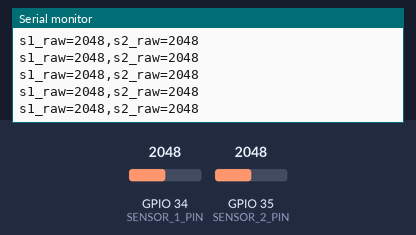
Bench run of a sketch on a simulated ESP32. Shown: the last lines printed to the serial monitor. The test bench sets the inputs (shaded band); at power-on: GPIO 34 (SENSOR_1_PIN) = 2048, GPIO 35 (SENSOR_2_PIN) = 2048 (analog values on the 0–4095 scale).

Above: at 1.7 s.
1.8 s: GPIO 34 (SENSOR_1_PIN) set to 2866
At 2.06 s:
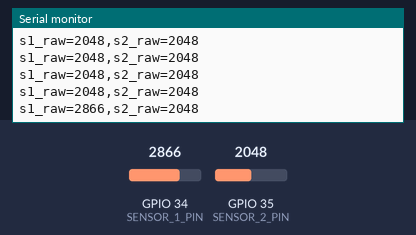
3.3 s: GPIO 35 (SENSOR_2_PIN) set to 2866
At 3.46 s:
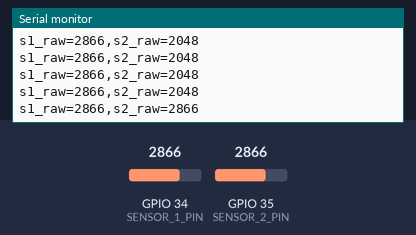
4.8 s: GPIO 34 (SENSOR_1_PIN) set to 3603
At 4.86 s:
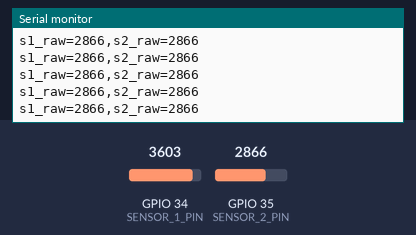
6.3 s: GPIO 35 (SENSOR_2_PIN) set to 3603
At 6.46 s:
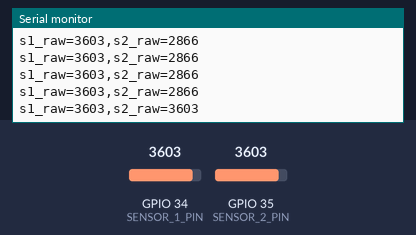
Timing chart, 0 to 8.8 s (numbered marks = the images above; inputs shaded):
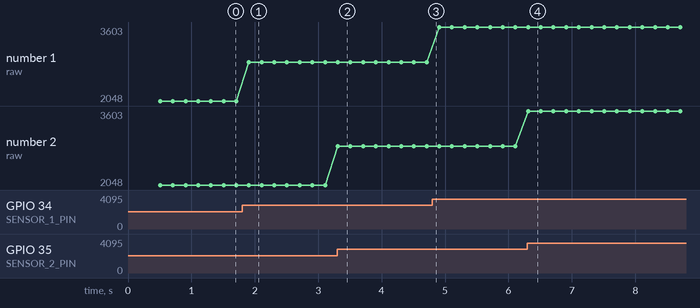

Measured:
- after the input at 1.8 s, the serial monitor: prints a new line after 0.11 s (image 1)
- after the input at 3.3 s, the serial monitor: prints a new line at once (image 2)
- after the input at 6.3 s, the serial monitor: prints a new line at once (image 4)
- plotted number 1: 2048 → 2866 after the input at 1.8 s, 2866 → 3603 after the input at 4.8 s

The sketch:

stage_12_dual_light_sensor_test.ino
```cpp
#include <Arduino.h>

namespace {
constexpr uint8_t SENSOR_1_PIN = 34;
constexpr uint8_t SENSOR_2_PIN = 35;
constexpr uint32_t SERIAL_BAUD_RATE = 115200;
constexpr uint32_t REPORT_INTERVAL_MS = 200;
constexpr uint8_t SAMPLES_PER_REPORT = 16;

uint32_t lastReportMs = 0;

uint32_t readAveragedRaw(uint8_t pin) {
  analogRead(pin);  // Discard the first conversion after switching ADC channels.
  uint32_t sum = 0;
  for (uint8_t i = 0; i < SAMPLES_PER_REPORT; ++i) {
    sum += analogRead(pin);
  }
  return sum / SAMPLES_PER_REPORT;
}
}

void setup() {
  Serial.begin(SERIAL_BAUD_RATE);
  delay(500);

  analogReadResolution(12);
  analogSetPinAttenuation(SENSOR_1_PIN, ADC_11db);
  analogSetPinAttenuation(SENSOR_2_PIN, ADC_11db);

  Serial.println("Stage 12 dual light sensor test boot OK");
  Serial.println("S1 AO -> GPIO34, S2 AO -> GPIO35, 3.3V power only");
}

void loop() {
  const uint32_t now = millis();
  if (now - lastReportMs < REPORT_INTERVAL_MS) {
    return;
  }
  lastReportMs = now;

  const uint32_t sensor1Raw = readAveragedRaw(SENSOR_1_PIN);
  const uint32_t sensor2Raw = readAveragedRaw(SENSOR_2_PIN);
  Serial.printf("s1_raw=%lu,s2_raw=%lu\n",
                static_cast<unsigned long>(sensor1Raw),
                static_cast<unsigned long>(sensor2Raw));
}
```
